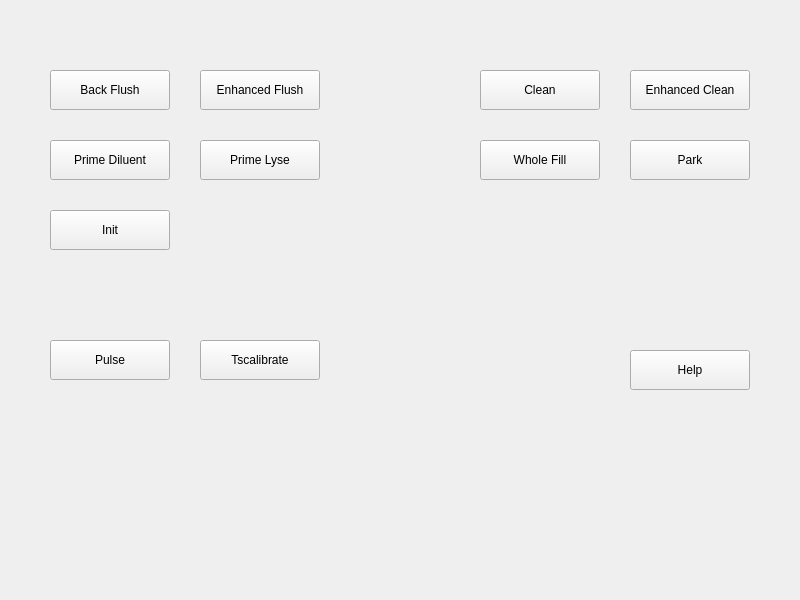
<?xml version="1.0" encoding="UTF-8"?>
<ui version="4.0">
 <class>MaintainWin</class>
 <widget class="QWidget" name="MaintainWin">
  <property name="geometry">
   <rect>
    <x>0</x>
    <y>0</y>
    <width>800</width>
    <height>600</height>
   </rect>
  </property>
  <property name="windowTitle">
   <string>MaintainWin</string>
  </property>
  <widget class="QPushButton" name="pbFlush">
   <property name="geometry">
    <rect>
     <x>50</x>
     <y>70</y>
     <width>120</width>
     <height>40</height>
    </rect>
   </property>
   <property name="text">
    <string>Back Flush</string>
   </property>
  </widget>
  <widget class="QPushButton" name="pbEnhancedFlush">
   <property name="geometry">
    <rect>
     <x>200</x>
     <y>70</y>
     <width>120</width>
     <height>40</height>
    </rect>
   </property>
   <property name="text">
    <string>Enhanced Flush</string>
   </property>
  </widget>
  <widget class="QPushButton" name="pbClean">
   <property name="geometry">
    <rect>
     <x>480</x>
     <y>70</y>
     <width>120</width>
     <height>40</height>
    </rect>
   </property>
   <property name="text">
    <string>Clean</string>
   </property>
  </widget>
  <widget class="QPushButton" name="pbPrimeDiluent">
   <property name="geometry">
    <rect>
     <x>50</x>
     <y>140</y>
     <width>120</width>
     <height>40</height>
    </rect>
   </property>
   <property name="text">
    <string>Prime Diluent</string>
   </property>
  </widget>
  <widget class="QPushButton" name="pbPrimeLyse">
   <property name="geometry">
    <rect>
     <x>200</x>
     <y>140</y>
     <width>120</width>
     <height>40</height>
    </rect>
   </property>
   <property name="text">
    <string>Prime Lyse</string>
   </property>
  </widget>
  <widget class="QPushButton" name="pbPark">
   <property name="geometry">
    <rect>
     <x>630</x>
     <y>140</y>
     <width>120</width>
     <height>40</height>
    </rect>
   </property>
   <property name="text">
    <string>Park</string>
   </property>
  </widget>
  <widget class="QPushButton" name="pbWholeFill">
   <property name="geometry">
    <rect>
     <x>480</x>
     <y>140</y>
     <width>120</width>
     <height>40</height>
    </rect>
   </property>
   <property name="text">
    <string>Whole Fill</string>
   </property>
  </widget>
  <widget class="QPushButton" name="pbHelp">
   <property name="geometry">
    <rect>
     <x>630</x>
     <y>350</y>
     <width>120</width>
     <height>40</height>
    </rect>
   </property>
   <property name="text">
    <string>Help</string>
   </property>
  </widget>
  <widget class="QPushButton" name="pbInit">
   <property name="geometry">
    <rect>
     <x>50</x>
     <y>210</y>
     <width>120</width>
     <height>40</height>
    </rect>
   </property>
   <property name="text">
    <string>Init</string>
   </property>
  </widget>
  <widget class="QPushButton" name="pbEnhancedClean">
   <property name="geometry">
    <rect>
     <x>630</x>
     <y>70</y>
     <width>120</width>
     <height>40</height>
    </rect>
   </property>
   <property name="text">
    <string>Enhanced Clean</string>
   </property>
  </widget>
  <widget class="QPushButton" name="pbPulse">
   <property name="geometry">
    <rect>
     <x>50</x>
     <y>340</y>
     <width>120</width>
     <height>40</height>
    </rect>
   </property>
   <property name="text">
    <string>Pulse</string>
   </property>
  </widget>
  <widget class="QPushButton" name="pbTscalibrate">
   <property name="geometry">
    <rect>
     <x>200</x>
     <y>340</y>
     <width>120</width>
     <height>40</height>
    </rect>
   </property>
   <property name="text">
    <string>Tscalibrate</string>
   </property>
  </widget>
 </widget>
 <layoutdefault spacing="6" margin="11"/>
 <resources/>
 <connections/>
</ui>
